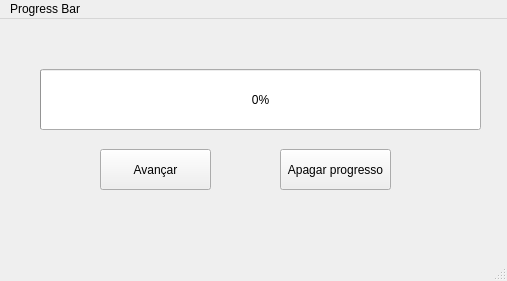
<?xml version="1.0" encoding="UTF-8"?>
<ui version="4.0">
 <class>MainWindow</class>
 <widget class="QMainWindow" name="MainWindow">
  <property name="geometry">
   <rect>
    <x>0</x>
    <y>0</y>
    <width>507</width>
    <height>281</height>
   </rect>
  </property>
  <property name="windowTitle">
   <string>MainWindow</string>
  </property>
  <widget class="QWidget" name="centralwidget">
   <widget class="QProgressBar" name="progressBar">
    <property name="geometry">
     <rect>
      <x>40</x>
      <y>50</y>
      <width>441</width>
      <height>61</height>
     </rect>
    </property>
    <property name="value">
     <number>0</number>
    </property>
   </widget>
   <widget class="QPushButton" name="pushButton">
    <property name="geometry">
     <rect>
      <x>100</x>
      <y>130</y>
      <width>111</width>
      <height>41</height>
     </rect>
    </property>
    <property name="text">
     <string>Avançar</string>
    </property>
   </widget>
   <widget class="QPushButton" name="pushButton_2">
    <property name="geometry">
     <rect>
      <x>280</x>
      <y>130</y>
      <width>111</width>
      <height>41</height>
     </rect>
    </property>
    <property name="text">
     <string>Apagar progresso</string>
    </property>
   </widget>
  </widget>
  <widget class="QMenuBar" name="menubar">
   <property name="geometry">
    <rect>
     <x>0</x>
     <y>0</y>
     <width>507</width>
     <height>21</height>
    </rect>
   </property>
   <widget class="QMenu" name="menuProgress_Bar">
    <property name="title">
     <string>Progress Bar</string>
    </property>
   </widget>
   <addaction name="menuProgress_Bar"/>
  </widget>
  <widget class="QStatusBar" name="statusbar"/>
 </widget>
 <resources/>
 <connections/>
</ui>
